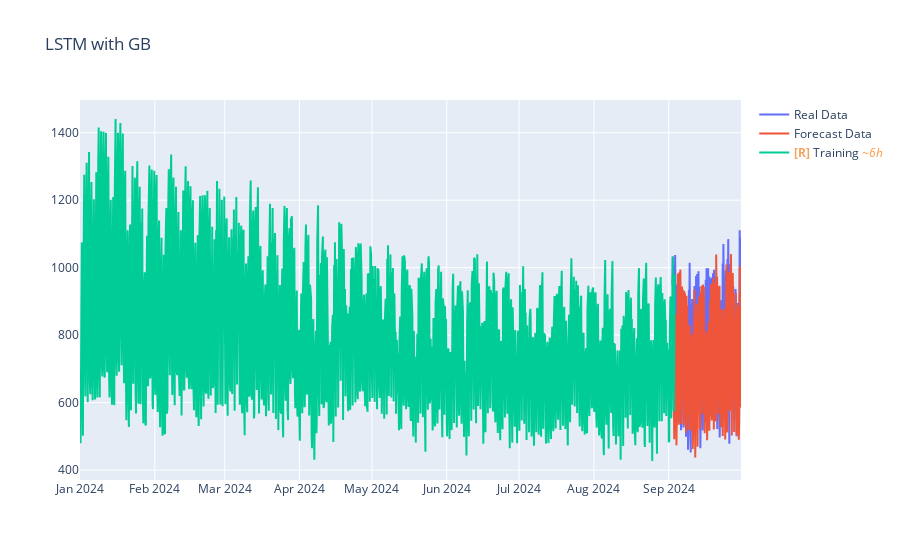

This figure's notebook cell:
### Code cell
fig = go.Figure()
fig.update_layout(title="LSTM with GB ")
fig.add_trace(go.Scatter(x=df_test['ds'], y=df_test['y'], mode='lines', name='Real Data'))
fig.add_trace(go.Scatter(x=df_test['ds'], y=out_test.reshape(-1), mode='lines', name='Forecast Data'))
fig.add_trace(go.Scatter(x=df_train['ds'], y=df_train['y'], mode='lines', name='Training'))
fig.show()

### Figure 1 — Plotly figure (JSON) as saved in the notebook; plotly's stock layout.template omitted (floating-point values rounded to 4 significant figures; data arrays with more than 128 entries replaced by an {"elided": "..."} marker saying what was removed)
{"data": [{"mode": "lines", "name": "Real Data", "type": "scatter", "uid": "275b3b6f-8f04-43b3-9735-09d19857b190", "x": {"elided": "684 str values"}, "y": {"elided": "684 float values"}}, {"mode": "lines", "name": "Forecast Data", "type": "scatter", "uid": "cd815b1c-3bb7-45ed-8ba9-8f32a17ba39f", "x": {"elided": "684 str values"}, "y": {"elided": "684 float values"}}, {"mode": "lines", "name": "<b style=\"color:sandybrown\">[R]</b> Training <i style=\"color:#fc9944\">~6h</i>", "type": "scatter", "uid": "c61f5a7d-9e12-42c5-88d8-f8cb47c366a6", "x": {"elided": "1000 str values"}, "y": {"elided": "1000 float values"}}], "layout": {"title": {"text": "LSTM with GB "}}}
